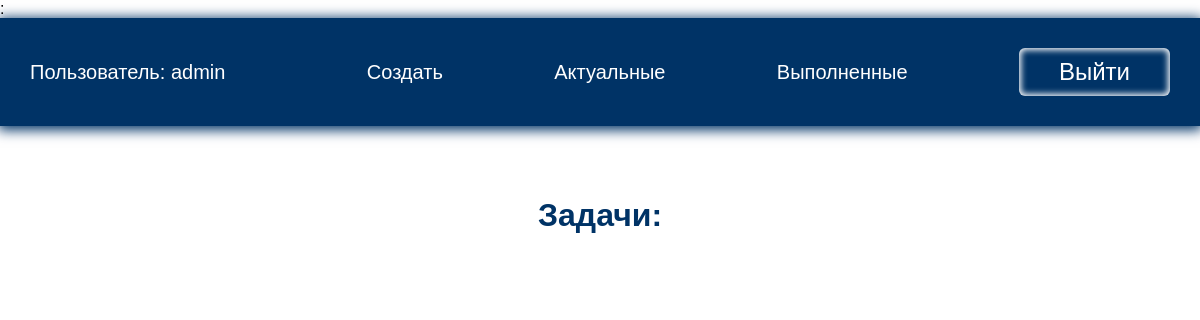
Before: /current/ (signed in) with the older database file.
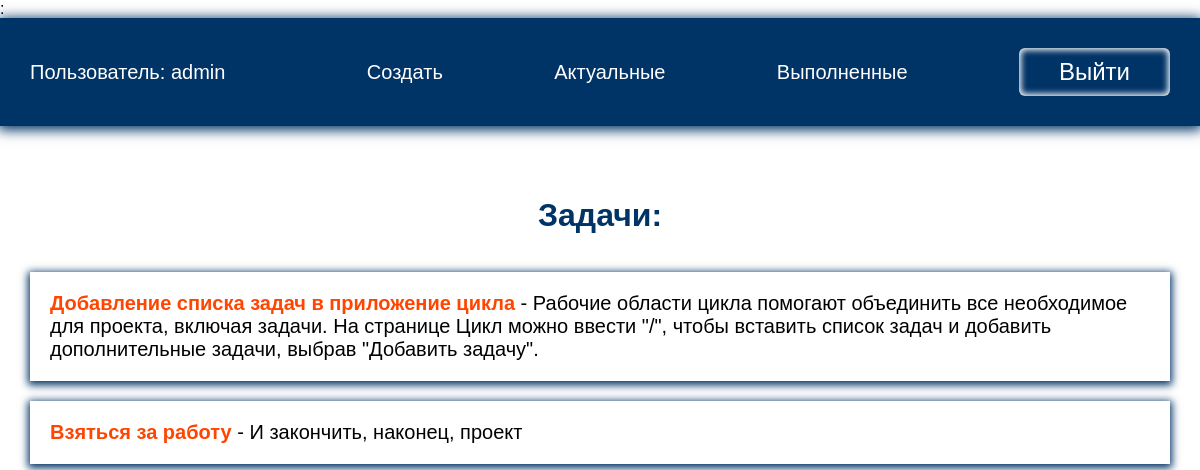
After: the same page with the newer database file.
### todo/models.py (models this page shows, shortened)
class Todo(models.Model):
    title = models.CharField(max_length=100)
    memo = models.TextField(blank=True)
    created = models.DateTimeField(auto_now_add=True)
    date_completed = models.DateTimeField(blank=True, null=True)
    important = models.BooleanField(default=False)
    user = models.ForeignKey(User, on_delete=models.CASCADE)

### todo/views.py (the view)
# urls.py: path('current/', views.currenttodos, name='currenttodos'),
@login_required
def currenttodos(request):
    todos = Todo.objects.filter(user=request.user, date_completed__isnull=True)
    return render(request, 'todo/currenttodos.html', {'todos': todos})

### todo/templates/todo/currenttodos.html
{% extends 'todo/base.html' %}
{% block content %}
<h1>Задачи:</h1>
<ul>
    {% for todo in todos%}
    <li>
        <a href="{% url 'viewtodo' todo.id %}">
            {% if todo.important %}
            <b>{{ todo.title }}</b>
            {% else %}
            {{ todo.title }}
            {% endif %}
            {% if todo.memo %}
            - {{ todo.memo }}
            {% endif %}
        </a>
    </li>
    {% endfor %}
</ul>
{% endblock %}

Changed rows visible on the page:
added Todo: title "Добавление списка задач в приложение цикла", memo "Рабочие области цикла помогают объединить все необходимое для проекта, включая задачи. На странице Цикл можно ввести \"/\", чтобы вставить список задач и добавить дополнительные задачи, выбрав \"Добавить задачу\"."
added Todo: title "Взяться за работу", memo "И закончить, наконец, проект"
